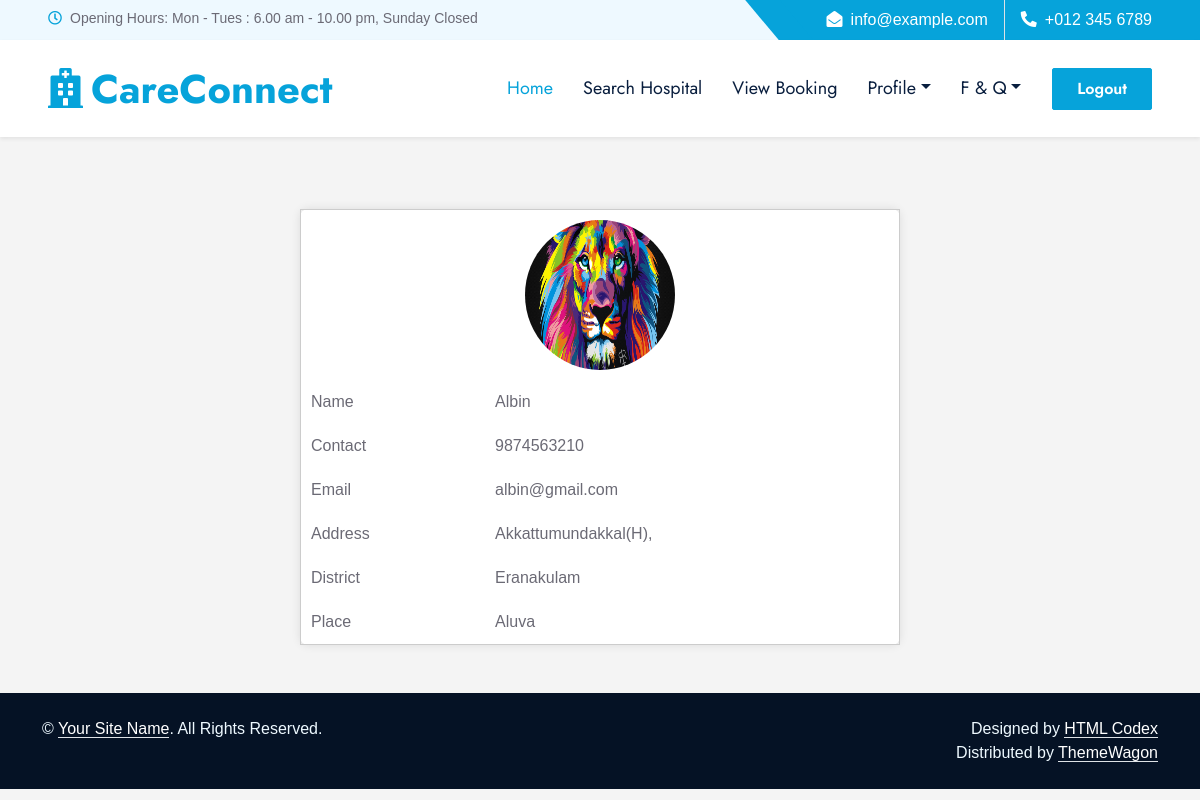
Screenshot of /wuser/Myprofile/ (signed in) with the database file from the repository.
### Guest/models.py (models this page shows)
class tbl_user(models.Model):
    user_name=models.CharField(max_length=50)
    user_email=models.CharField(max_length=50)
    user_contact=models.CharField(max_length=50)
    user_address=models.CharField(max_length=50)
    user_gender=models.CharField(max_length=50)
    user_photo=models.FileField(upload_to='userdoc/')
    user_password=models.CharField(max_length=50)
    place=models.ForeignKey(tbl_place,on_delete=models.CASCADE)

### Admin/models.py (models this page shows)
class tbl_place(models.Model):
    place_name=models.CharField(max_length=50)
    district=models.ForeignKey(tbl_district,on_delete=models.CASCADE)

class tbl_district(models.Model):
    district_name=models.CharField(max_length=50)

### User/views.py (the view)
# urls.py: path('Myprofile/',views.Myprofile,name='Myprofile'),
def Myprofile(request):
    if 'uid' in request.session:
        userdata=tbl_user.objects.get(id=request.session["uid"])
        return render(request,"User/Myprofile.html",{'user':userdata})

### User/Templates/User/Myprofile.html (shortened to what this page needs)
{% extends 'User/Head.html' %}
{% load static %}
{% block content %}
<!DOCTYPE html>
<html lang="en">
<head>
</head>
<body>
    <br><br><br>
    <form action="" method="post">
        <table border="0" align="center">
            <tr>
                <td align="center" colspan="2"><img src="{{user.user_photo.url}}" width="150" height="150"></td>
            </tr>
            <tr>
                <td>Name</td>
                <td>{{user.user_name}}</td>
            </tr>
            <tr>
                <td>Contact</td>
                <td>{{user.user_contact}}</td>
            </tr>
            <tr>
                <td>Email</td>
                <td>{{user.user_email}}</td>
            </tr>
            <tr>
                <td>Address</td>
                <td>{{user.user_address}}</td>
            </tr>
            <tr>
                <td>District</td>
                <td>{{user.place.district.district_name}}</td>
            </tr>
            <tr>
                <td>Place</td>
                <td>{{user.place.place_name}}</td>
            </tr>
        </table>
    </form>
</body>
</html>
<br><br>
{% endblock content %}

### Guest/static/Hospital/css/style.css (style rules this page uses)
:root { --primary: #06A3DA; --secondary: #F57E57; --light: #EEF9FF; --dark: #091E3E; }

### User/Templates/User/Myprofile.html (style rules this page uses)
body { font-family: Arial, sans-serif; background-color: #f4f4f4; }
table { width: 50%; margin: 0 auto; background-color: #fff; padding: 20px; border: 1px solid #ccc; border-radius: 8px; box-shadow: 0 0 10px rgba(0, 0, 0, 0.1); }
table td { padding: 10px; }
img { display: block; margin: 0 auto; border-radius: 50%; }

### rows the page displays
tbl_user: user_photo (picture), user_name "Albin", user_contact "9874563210", user_email "albin@gmail.com", user_address "Akkattumundakkal(H),", place.district.district_name "Eranakulam", place.place_name "Aluva"
